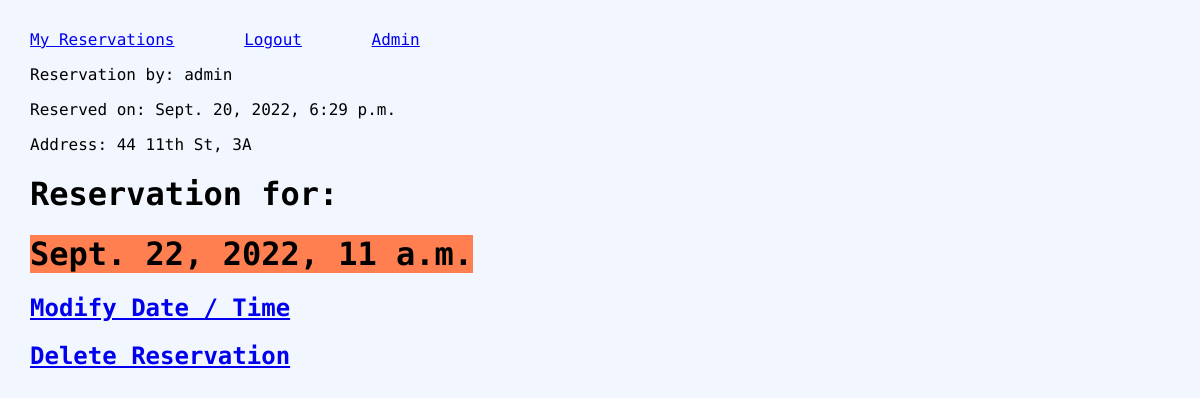
Page /reservations/11/detail (signed in) on the earlier database version.
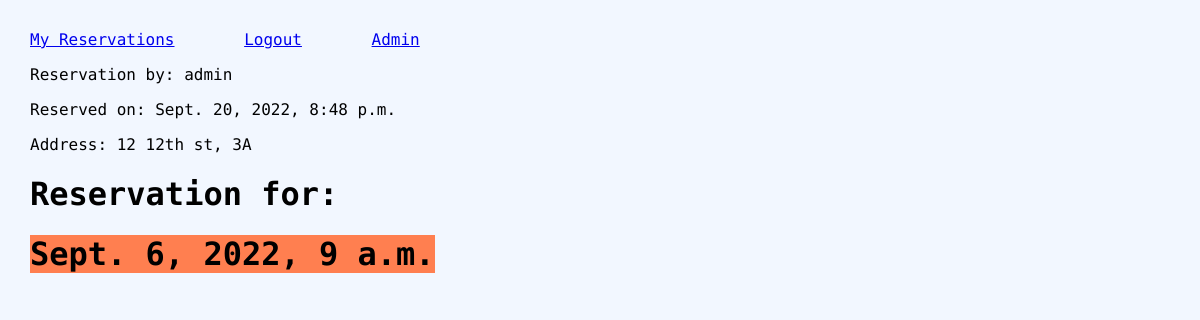
Same page on the later database version.
### reservations/models.py (models this page shows, shortened)
class Reservation(models.Model):
    user = models.ForeignKey(USER_MODEL, related_name=("reservations"), on_delete=models.CASCADE)
    reserved_on = models.DateTimeField(auto_now_add=True)
    service_date_time = models.DateTimeField(null=True, blank=True)
    cleaner = models.ForeignKey("Cleaner",related_name="reservations",on_delete=models.CASCADE, null=True, blank=True)
    address = models.ForeignKey("Address",related_name="reservations",on_delete=models.CASCADE, null=True)

class Address(models.Model):
    user = models.ForeignKey(USER_MODEL, related_name=("addresses"), on_delete=models.CASCADE)
    building_num = models.SmallIntegerField()
    street = models.CharField(max_length=100)
    apt_num = models.CharField(max_length=20)
    def __str__(self):
        return f'{self.building_num} {self.street}, {self.apt_num}'

### reservations/views.py (the view)
# urls.py: path("<int:pk>/detail", ReservationDetailView, name="detail"),
@login_required
def ReservationDetailView(request, pk):
    past = False
    res_date = Reservation.objects.filter(user=request.user).get(pk=pk).service_date_time
    if res_date < (timezone.now() + timedelta(days=1)):
        past = True
    context = {"reservation": Reservation.objects.filter(user=request.user).get(pk=pk), "past": past}
    return render(request, "reservations/detail.html", context)

### reservations/templates/reservations/detail.html
{% extends "base.html" %}
{% block content %}
  <main>
    <div>
        <p>Reservation by: {{ reservation.user }}</p>
        <p>Reserved on: {{ reservation.reserved_on }}</p>
        <p>Address: {{ reservation.address }}</p>
        <h1>Reservation for:</h1>
        <h1 class="coral-bck">{{ reservation.service_date_time }}</h1>
    </div>
    {% if past %}
    {% else %}
    <h2><a href="{% url 'date_pick' reservation.pk %}">Modify Date / Time</a></td>
    <h2><a href="{% url 'reservation_delete' reservation.pk %}">Delete Reservation</a></td>
    {% endif %}
  </main>
{% endblock content %}

Differences in the rows shown:
changed Reservation "admin": reserved_on "Sept. 20, 2022, 6:29 p.m." → "Sept. 20, 2022, 8:48 p.m."; address "44 11th St, 3A" → "12 12th st, 3A"; service_date_time "Sept. 22, 2022, 11 a.m." → "Sept. 6, 2022, 9 a.m."
Other differences:
text no longer shown: "Modify Date / Time Delete Reservation"
